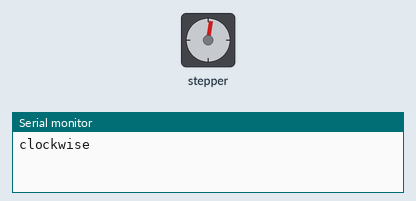
Bench run of a sketch on a simulated Arduino Uno, built with avr-gcc and run on an emulated ATmega328P. On the bench: stepper motor, the last lines printed to the serial monitor. Stepper angles assume 200 steps per turn.

Above: at 0.15 s.
At 13.1 s:
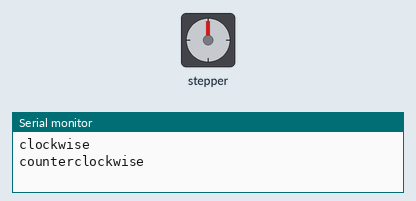
At 24.6 s:
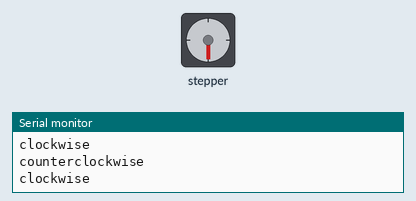
At 35.62 s:
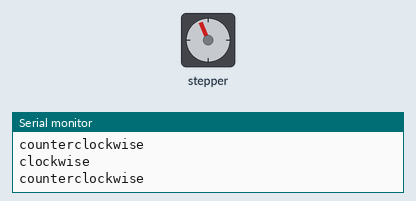
Timing chart, 0 to 37.6 s (numbered marks = the images above):
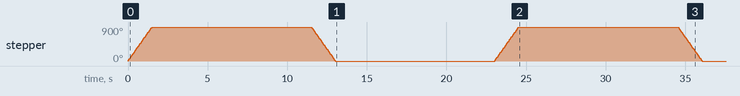

The sketch:

Test_STEPPER.ino
```cpp
#include <Stepper.h>

const int stepsPerRevolution = 200;  // change this to fit the number of steps per revolution
// for your motor

// initialize the stepper library on pins 8 through 11:
Stepper myStepper(stepsPerRevolution, 4, 5, 6, 7);

void setup() {
  // set the speed at 60 rpm:
  myStepper.setSpeed(100);
  // initialize the serial port:
  Serial.begin(9600);
}

void loop() {
  // step one revolution  in one direction:
  Serial.println("clockwise");
  myStepper.step(500);
  digitalWrite(4, LOW);
  digitalWrite(5, LOW);
  digitalWrite(6, LOW);
  digitalWrite(7, LOW);
  delay(10000);

  // step one revolution in the other direction:
  Serial.println("counterclockwise");
  myStepper.step(-500);
  digitalWrite(4, LOW);
  digitalWrite(5, LOW);
  digitalWrite(6, LOW);
  digitalWrite(7, LOW);
  delay(10000);
}
```

Measured:
- by itself, stepper: turns 900° clockwise in 1.5 s, then 900° counter-clockwise in 1.5 s, then 900° clockwise in 1.5 s, then 900° counter-clockwise in 1.5 s
